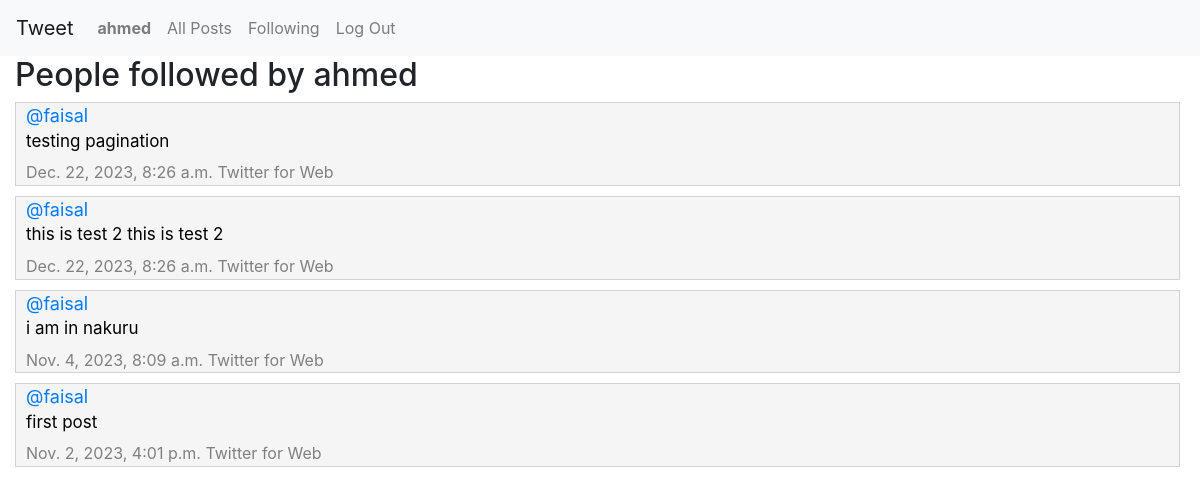
Page /following (signed in) on the committed database.
### network/models.py (models this page shows, shortened)
class User(AbstractUser):
    pass

class Content(models.Model):
    user = models.ForeignKey(User, on_delete=models.CASCADE, related_name="sender")
    post = models.CharField(max_length=150)
    timestamp = models.DateTimeField(auto_now_add=True)

### network/views.py (the view)
# urls.py: path("following", views.following, name="following"),
def following(request):
    current_user = User.objects.get(pk=request.user.id)
    peopleFollowing = Follow.objects.filter(user=current_user)
    allposts = Content.objects.all().order_by("id").reverse()
    following_posts = []
    for post in allposts:
        for people in peopleFollowing:
            if people.user_followed == post.user:
                following_posts.append(post)
    paginator = Paginator(following_posts, 10)
    page_Number=request.GET.get('page')
    posts_of_page = paginator.get_page(page_Number)
    return render(request, "network/following.html", {
        "posts_of_page":posts_of_page,
        "username":current_user,
    })

### network/templates/network/following.html (shortened to what this page needs)
{% extends "network/layout.html" %}
{% load static %}
{% block body %}
      <h2 style="margin-left: 15px;">People followed by {{ username }}</h2>
      <div class="all-posts">
            {% for post in posts_of_page %}
                <div class="post-container">
                  <div class="post-header">
                     <div class="sender-name"><a href="{% url 'profile' user_id=post.user.id %}">@{{ post.user }}</a> </div>
                     <div class="post-body">
                        <p>{{ post.post }}</p>
                     </div>
                     <div class="timestamp">{{ post.timestamp }}  Twitter for Web</div>
                  </div>
                </div>
            {% endfor %}
      </div>
{% endblock %}

### network/templates/network/layout.html (shortened to what this page needs)
{% load static %}
<!DOCTYPE html>
<html lang="en">
    <head>
        <link rel="stylesheet" href="https://stackpath.bootstrapcdn.com/bootstrap/4.4.1/css/bootstrap.min.css">
        <link href="{% static 'network/styles.css' %}" rel="stylesheet">
        <link rel="stylesheet" href="https://cdnjs.cloudflare.com/ajax/libs/font-awesome/4.7.0/css/font-awesome.min.css">
    </head>
    <body>
        <nav class="navbar navbar-expand-lg navbar-light bg-light">
            <a class="navbar-brand" href="{% url 'index' %}" id="network">Tweet</a>
            <div>
              <ul class="navbar-nav mr-auto">
                {% if user.is_authenticated %}
                    <li class="nav-item">
                        <a class="nav-link" href="{% url 'profile' user_id=user.id %}" ><strong>{{ user.username }}</strong></a>
                    </li>
                {% endif %}
                <li class="nav-item">
                  <a class="nav-link" href="{% url 'index' %}" >All Posts</a>
                </li>
                {% if user.is_authenticated %}
                    <li class="nav-item">
                        <a class="nav-link" href="{% url 'following' %}">Following</a>
                    </li>
                    <li class="nav-item">
                        <a class="nav-link" href="{% url 'logout' %}">Log Out</a>
                    </li>
                {% endif %}
              </ul>
            </div>
          </nav>
        <div class="body">
            {% block body %}
            {% endblock %}
        </div>
    </body>
</html>

### network/static/Network/styles.css (style rules this page uses)
.post-container { border: 1px solid lightgray; background-color: whitesmoke; padding: 10px; margin-bottom: 10px; margin-left: 15px; line-height: 0.3; margin-right: 20px; }
.sender-name { color: black; margin-right: 10px; font-size: 18px; }
.timestamp { color: gray; margin-right: 10px; }
.post-body { font-size: 17px; line-height: 1.5; color: black; margin-top: 10px; }

### network/templates/network/following.html (style rules this page uses)
.post-container { border: 1px solid lightgray; background-color: whitesmoke; padding: 10px; margin-bottom: 10px; margin-left: 15px; line-height: 0.3; margin-right: 20px; }
.sender-name { color: black; margin-right: 10px; font-size: 18px; }
.timestamp { color: gray; margin-right: 10px; }
.post-body { font-size: 17px; line-height: 1.5; color: black; margin-top: 10px; }

### rows in the picture
User: username "ahmed"
Content: user "faisal", post "testing pagination", timestamp "Dec. 22, 2023, 8:26 a.m."
Content: user "faisal", post "this is test 2 this is test 2", timestamp "Dec. 22, 2023, 8:26 a.m."
Content: user "faisal", post "i am in nakuru", timestamp "Nov. 4, 2023, 8:09 a.m."
Content: user "faisal", post "first post", timestamp "Nov. 2, 2023, 4:01 p.m."
